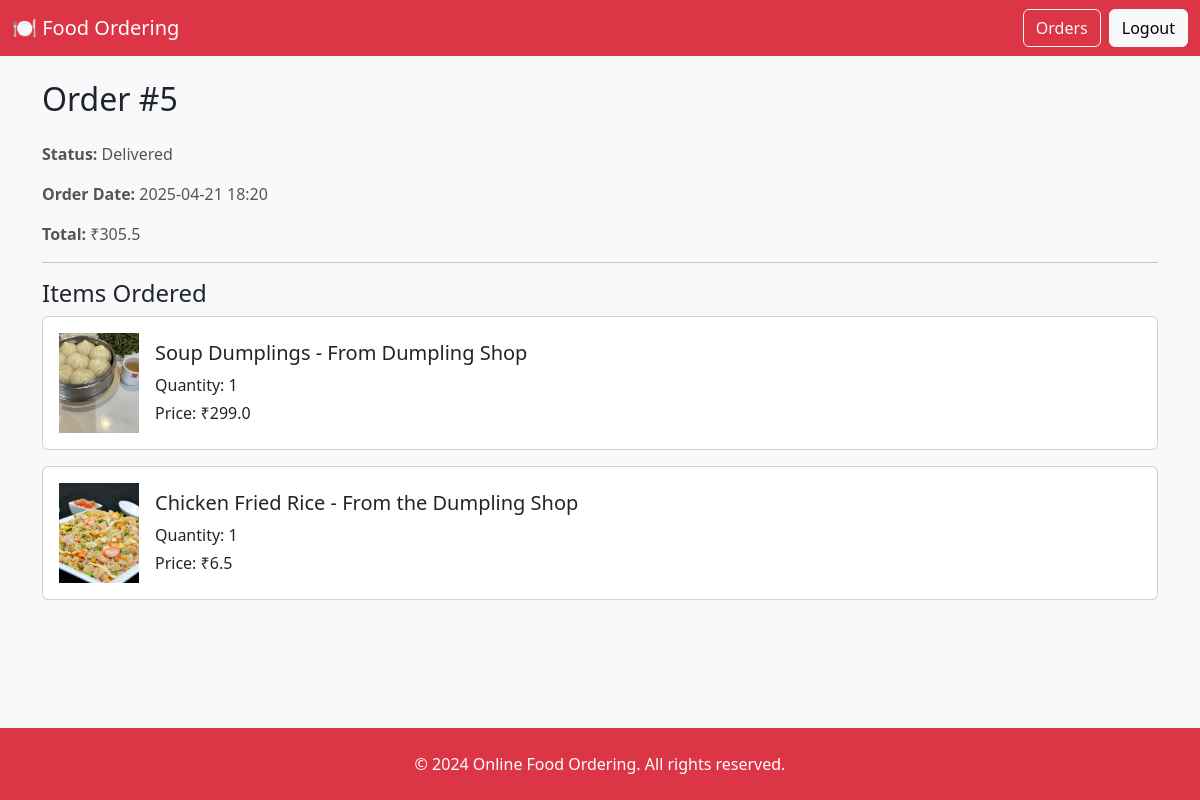
The page /get_order_details/5 (signed in) on the database its author committed.
### models/order.py (models this page shows)
class Order(db.Model):
    __bind_key__ = 'db'
    id = db.Column(db.Integer, Sequence('Order_sequence'), unique=True, nullable=False, primary_key=True)
    user_id = db.Column(db.Integer)
    order_date = db.Column(db.TIMESTAMP, default=datetime.now)
    total_amount = db.Column(db.Float, nullable=False)
    status = db.Column(db.String(50), nullable=False)
    delivery_address = db.Column(db.String(255))

### models/menu_item.py (models this page shows)
class MenuItem(db.Model):
    __bind_key__ = 'db'
    id = db.Column(db.Integer, Sequence('MenuItem_sequence'), unique=True, nullable=False, primary_key=True)
    name = db.Column(db.String(150), nullable=False)
    description = db.Column(db.String(255))
    price = db.Column(db.Float, nullable=False)
    category_id = db.Column(db.Integer)
    stock = db.Column(db.Integer, nullable=False)
    image_url = db.Column(db.String(255))
    availability = db.Column(db.Boolean, default=True)
    created_by = db.Column(db.Integer)
    created_at = db.Column(db.TIMESTAMP, default=datetime.now)

### models/order_item.py (models this page shows)
class OrderItem(db.Model):
    __bind_key__ = 'db'
    id = db.Column(db.Integer, Sequence('OrderItem_sequence'), unique=True, nullable=False, primary_key=True)
    order_id = db.Column(db.Integer)
    menu_item_id = db.Column(db.Integer)
    quantity = db.Column(db.Integer, nullable=False)
    price = db.Column(db.Float, nullable=False)

### app.py (the view)
@app.route('/get_order_details/<int:order_id>')
def get_order_details(order_id):
    from models.order import Order
    from models.order_item import OrderItem
    from models.menu_item import MenuItem
    if 'user_id' not in session:
        return redirect('/login')
    order = Order.query.get_or_404(order_id)
    if session.get('role') == 'customer' and order.user_id != session['user_id']:
        return "Unauthorized", 403
    order_items = OrderItem.query.filter_by(order_id=order.id).all()
    item_details = []
    for item in order_items:
        menu_item = MenuItem.query.get(item.menu_item_id)
        item_details.append({
            'menu_item_id': item.menu_item_id,
            'name': menu_item.name,
            'image_url': menu_item.image_url,
            'quantity': item.quantity,
            'price': item.price
        })
    return render_template(
        'user/order_details.html',
        order=order,
        items=item_details
    )

### templates/user/order_details.html (shortened to what this page needs)
<!DOCTYPE html>
<html lang="en">
<head>
  <link href="https://cdn.jsdelivr.net/npm/bootstrap@5.3.0/dist/css/bootstrap.min.css" rel="stylesheet">
</head>
<body class="d-flex flex-column min-vh-100">
  <nav class="navbar navbar-dark bg-danger">
    <div class="container-fluid">
      <a class="navbar-brand" href="{{ '/admin/dashboard' if session['role'] == 'admin' else '/user/dashboard' }}">🍽️ Food Ordering</a>
      <div class="d-flex">
        {% if session['role'] == 'admin' %}
          <a href="/admin/orders" class="btn btn-outline-light me-2">Orders</a>
        {% else %}
          <a href="/orders" class="btn btn-outline-light me-2">Orders</a>
        {% endif %}
        <a href="/logout" class="btn btn-light">Logout</a>
      </div>
    </div>
  </nav>
  <div class="container py-4">
    <h2 class="mb-4">Order #{{ order.id }}</h2>
    <p class="order-summary"><strong>Status:</strong> {{ order.status }}</p>
    <p class="order-summary"><strong>Order Date:</strong> {{ order.order_date.strftime('%Y-%m-%d %H:%M') }}</p>
    <p class="order-summary"><strong>Total:</strong> ₹{{ order.total_amount }}</p>
    <hr>
    <h4>Items Ordered</h4>
    {% for item in items %}
      <div class="card mb-3">
        <div class="card-body d-flex align-items-center">
          <img src="/{{ item.image_url }}" alt="{{ item.name }}" class="me-3">
          <div>
            <h5>{{ item.name }}</h5>
            <p class="mb-1">Quantity: {{ item.quantity }}</p>
            <p class="mb-0">Price: ₹{{ item.price }}</p>
          </div>
        </div>
      </div>
    {% endfor %}
  </div>
  <footer class="text-center text-white py-4 bg-danger mt-auto">
    &copy; 2024 Online Food Ordering. All rights reserved.
  </footer>
</body>
</html>

### templates/user/order_details.html (style rules this page uses)
body { background-color: #f8f9fa; }
.order-summary { font-size: 1rem; color: #555; }
img { height: 100px; width: 80px; object-fit: cover; }

### rows shown on the page
Order: id "5", status "Delivered", order_date "2025-04-21 18:20", total_amount "305.5"
MenuItem: name "Soup Dumplings - From Dumpling Shop"
OrderItem: price "299.0"
MenuItem: name "Chicken Fried Rice - From the Dumpling Shop"
OrderItem: price "6.5"

### other values the page prints
{{ item.quantity }} "1" "1"
